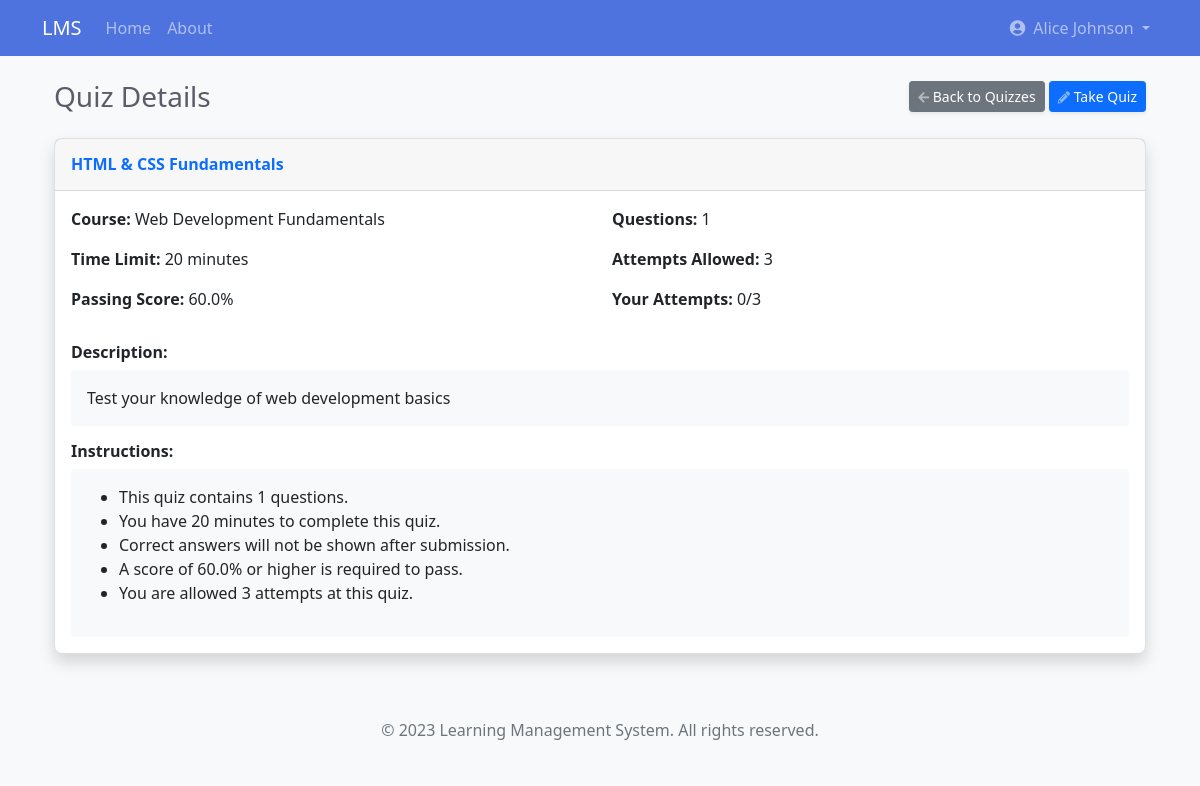
Page /student/quiz/2 (signed in) on the earlier database version.
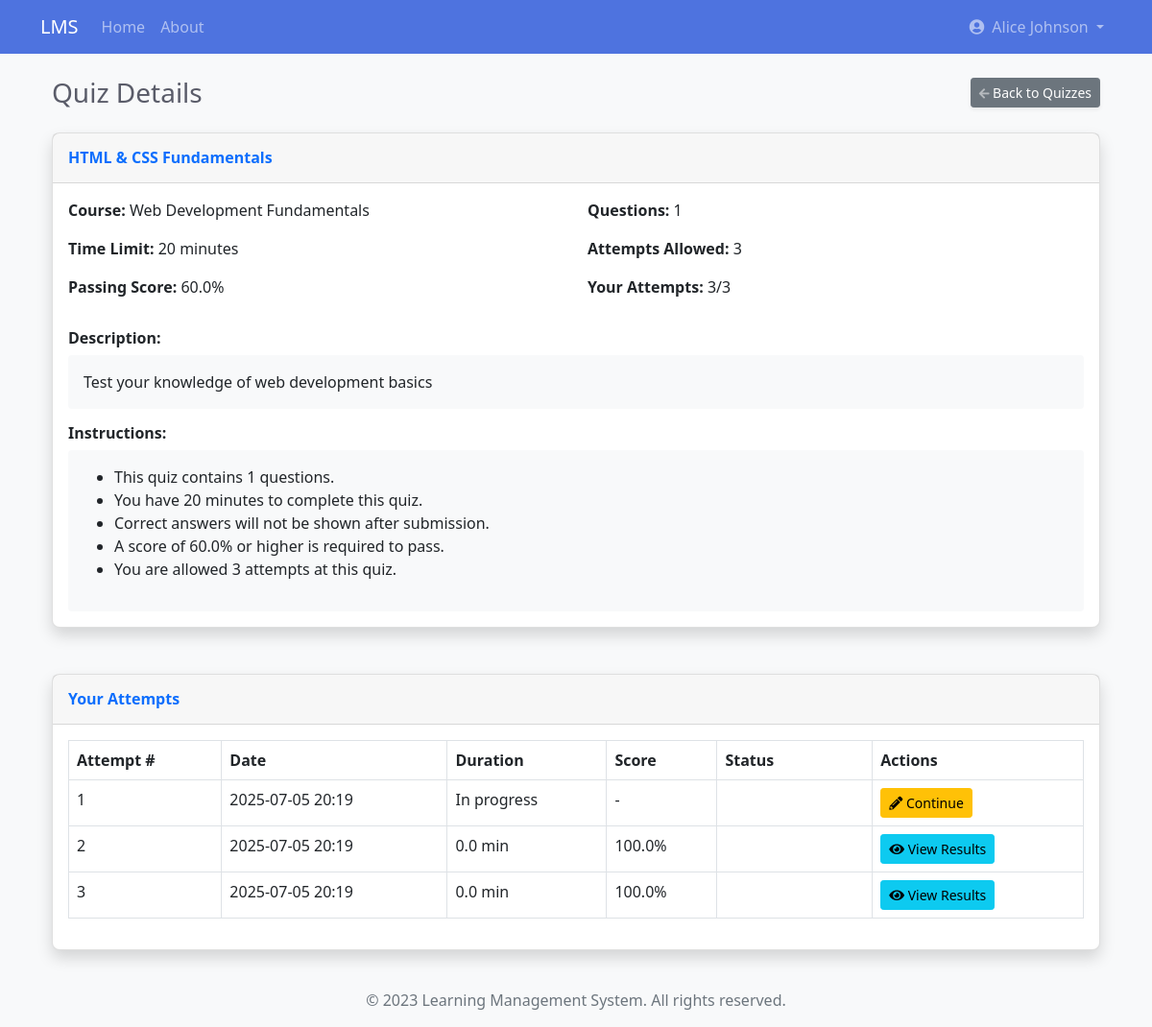
Same page on the later database version.
### app/models/user.py (models this page shows, shortened)
class QuizAttempt(db.Model):
    __tablename__ = 'quiz_attempts'
    id = db.Column(db.Integer, primary_key=True)
    quiz_id = db.Column(db.Integer, db.ForeignKey(
        'quizzes.id'), nullable=False)
    student_id = db.Column(
        db.Integer, db.ForeignKey('user.id'), nullable=False)
    start_time = db.Column(db.DateTime, default=datetime.utcnow)
    end_time = db.Column(db.DateTime, nullable=True)
    score = db.Column(db.Float, default=0.0)
    max_score = db.Column(db.Float, default=0.0)
    percentage = db.Column(db.Float, default=0.0)
    is_passed = db.Column(db.Boolean, default=False)
    is_completed = db.Column(db.Boolean, default=False)
    student = db.relationship('User', backref='quiz_attempts')
    responses = db.relationship(
        'QuizResponse', backref='attempt', lazy=True, cascade='all, delete-orphan')

### app/routes/student.py (the view)
@student.route('/quiz/<int:quiz_id>')
@login_required
@student_required
def quiz_details(quiz_id):
    quiz = Quiz.query.get_or_404(quiz_id)
    enrollment = Enrollment.query.filter_by(
        student_id=current_user.id,
        course_id=quiz.course_id
    ).first()
    if not enrollment:
        flash('You are not enrolled in this course.', 'danger')
        return redirect(url_for('student.quizzes'))
    if not quiz.is_published:
        flash('This quiz is not available yet.', 'danger')
        return redirect(url_for('student.quizzes'))
    attempts = QuizAttempt.query.filter_by(
        quiz_id=quiz.id,
        student_id=current_user.id
    ).order_by(QuizAttempt.start_time.desc()).all()
    can_take = True
    if quiz.attempts_allowed > 0 and len(attempts) >= quiz.attempts_allowed:
        can_take = False
    course = Course.query.get(quiz.course_id)
    return render_template('student/quiz_details.html',
                           quiz=quiz,
                           course=course,
                           attempts=attempts,
                           can_take=can_take)

### app/models/user.py (called while the page is built)
@login_manager.user_loader
def load_user(user_id):
    return User.query.get(int(user_id))

### app/routes/student.py (called while the page is built)
def student_required(f):
    @wraps(f)
    def decorated_function(*args, **kwargs):
        if not current_user.is_authenticated or current_user.role != UserRole.STUDENT:
            flash('You do not have permission to access this page.', 'danger')
            return redirect(url_for('main.index'))
        return f(*args, **kwargs)
    return decorated_function

### app/templates/student/quiz_details.html (shortened to what the changed rows need)
{% extends "base.html" %}
{% block content %}
<div class="container-fluid">
    <div class="d-sm-flex align-items-center justify-content-between mb-4">
        <h1 class="h3 mb-0 text-gray-800">Quiz Details</h1>
        <div>
            <a href="{{ url_for('student.quizzes') }}" class="btn btn-sm btn-secondary shadow-sm">
                <i class="fas fa-arrow-left fa-sm text-white-50"></i> Back to Quizzes
            </a>
            {% if can_take %}
                <a href="{{ url_for('student.take_quiz', quiz_id=quiz.id) }}" class="btn btn-sm btn-primary shadow-sm">
                    <i class="fas fa-pencil-alt fa-sm text-white-50"></i> Take Quiz
                </a>
            {% endif %}
        </div>
    </div>
    <div class="row mb-4">
        <div class="col-12">
            <div class="card shadow">
                <div class="card-body">
                    <div class="row">
                        <div class="col-md-6">
                            <p><strong>Questions:</strong> {{ quiz.questions|length }}</p>
                            <p><strong>Attempts Allowed:</strong>
                                {% if quiz.attempts_allowed > 0 %}
                                    {{ quiz.attempts_allowed }}
                                {% else %}
                                    Unlimited
                                {% endif %}
                            </p>
                            <p><strong>Your Attempts:</strong> {{ attempts|length }}{% if quiz.attempts_allowed > 0 %}/{{ quiz.attempts_allowed }}{% endif %}</p>
                        </div>
                    </div>
                </div>
            </div>
        </div>
    </div>
    {% if attempts %}
    <div class="row">
        <div class="col-12">
            <div class="card shadow mb-4">
                <div class="card-header py-3">
                    <h6 class="m-0 font-weight-bold text-primary">Your Attempts</h6>
                </div>
                <div class="card-body">
                    <div class="table-responsive">
                        <table class="table table-bordered" id="attemptsTable" width="100%" cellspacing="0">
                            <thead>
                                <tr>
                                    <th>Attempt #</th>
                                    <th>Date</th>
                                    <th>Duration</th>
                                    <th>Score</th>
                                    <th>Status</th>
                                    <th>Actions</th>
                                </tr>
                            </thead>
                            <tbody>
                                {% for attempt in attempts %}
                                <tr>
                                    <td>{{ loop.index }}</td>
                                    <td>{{ attempt.start_time.strftime('%Y-%m-%d %H:%M') }}</td>
                                    <td>
                                        {% if attempt.is_completed and attempt.end_time %}
                                            {% set duration = (attempt.end_time - attempt.start_time).total_seconds() // 60 %}
                                            {{ duration }} min
                                        {% else %}
                                            In progress
                                        {% endif %}
                                    </td>
                                    <td>
                                        {% if attempt.is_completed %}
                                            {{ attempt.percentage|round(1) }}%
                                        {% else %}
                                            -
                                        {% endif %}
                                    </td>
                                    <td>
                                        {% if not attempt.is_completed %}
                                            <span class="badge badge-warning">In Progress</span>
                                        {% elif attempt.is_passed %}
                                            <span class="badge badge-success">Passed</span>
                                        {% else %}
                                            <span class="badge badge-danger">Failed</span>
                                        {% endif %}
                                    </td>
                                    <td>
                                        {% if attempt.is_completed %}
                                            <a href="{{ url_for('student.quiz_result', attempt_id=attempt.id) }}" class="btn btn-sm btn-info">
                                                <i class="fas fa-eye"></i> View Results
                                            </a>
                                        {% else %}
                                            <a href="{{ url_for('student.take_quiz', quiz_id=quiz.id) }}" class="btn btn-sm btn-warning">
                                                <i class="fas fa-pencil-alt"></i> Continue
                                            </a>
                                        {% endif %}
                                    </td>
                                </tr>
                                {% endfor %}
                            </tbody>
                        </table>
                    </div>
                </div>
            </div>
        </div>
    </div>
    {% endif %}
</div>
{% endblock %}

Differences in the rows shown:
added QuizAttempt: start_time "2025-07-05 20:19", is_completed "In progress"
added QuizAttempt: start_time "2025-07-05 20:19", duration "0.0", percentage "100.0"
added QuizAttempt: start_time "2025-07-05 20:19", duration "0.0", percentage "100.0"
Other differences:
{{ attempts|length }}: "0" → "3"
text no longer shown: "Take Quiz"
text now shown: "Your Attempts Attempt # Date Duration Score Status Actions"
